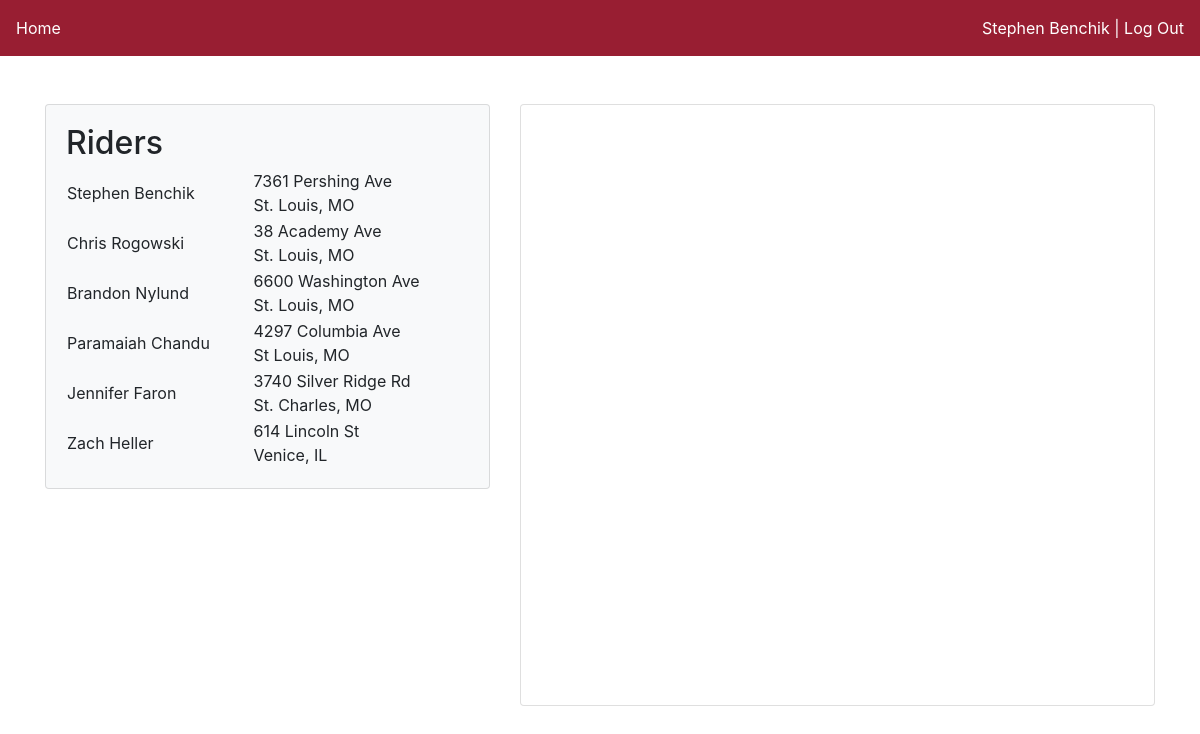
Screenshot of /map (signed in) with the database file from the repository.
### app/models.py (models this page shows, shortened)
class User(UserMixin, db.Model):
    first_name = db.Column(db.String(120), nullable=False)
    last_name = db.Column(db.String(120), nullable=False, index=True)
    gender = db.Column(db.String(20), nullable=False, index=True)
    email = db.Column(db.String(120), unique=True, primary_key=True)
    contact_number = db.Column(db.String(10))
    password_hash = db.Column(db.String(128))
    home_address = db.Column(db.String(120), index=True)
    home_city = db.Column(db.String(120), index=True)
    home_state = db.Column(db.String(2), index=True)
    work_address = db.Column(db.String(120), index=True)
    work_city = db.Column(db.String(120), index=True)
    work_state = db.Column(db.String(2), index=True)
    gender_preferred = db.Column(db.String(20), index=True)
    signup_status = db.Column(db.String(20), index=True)
    car = db.relationship('Car', uselist=False, backref='owner')
    status = db.relationship('Daily_status', uselist=False, backref='employee')

### app/routes.py (the view)
@app.route('/')
@app.route('/index')
@app.route('/map')
@login_required
def map():
    return render_template('mapView.html', users=User.query.all())

### app/models.py (called while the page is built)
@login.user_loader
def load_user(id):
    return User.query.get(id)

### app/templates/mapView.html (shortened to what this page needs)
<!DOCTYPE html>
<html>
<head>
	<link rel="stylesheet" type="text/css" href="css/mapStyles.css">
	<link rel="stylesheet" type="text/css" href="bootstrap/css/bootstrap.min.css">
</head>
<body>
	<nav class="navbar">
		<a href="#" class="navbar-text">Home</a>
		<span class="navbar-text">
			<a href="{{ url_for('edit_settings')}}">{{ current_user.first_name}} {{current_user.last_name}}</a> |
			<a href="{{ url_for('logout') }}"> Log Out</a>
		</span>
	</nav>
	<div class="container">
		<div class="row">
			<div class="col-5">
				<div class="card card-body bg-light">
						<h2>Riders</h2>
					<table class="table-borderless table-hover">
						<tbody>
							{% for user in users %}
							<TR>
								<td>
									{{ user.first_name}} {{ user.last_name }}
								</td>
								<td>
									{{user.home_address}}<br>{{user.home_city}}, {{user.home_state}}
								</td>
							</TR>
							{% endfor %}
						</tbody>
					</table>
				</div>
			</div>
			<div class="col">
				<div class="card card-light">
					<div id="googleMap"></div>
				</div>
			</div>
		</div>
	</div>
</body>
</html>

### app/static/css/mapStyles.css (style rules this page uses)
html, body { height: 100%; margin: 0; background: url('../img/traffic.png'); background-attachment: fixed; }
.navbar { padding: .625rem; margin-bottom: 3rem; background-color: #981E32; }
.navbar .navbar-text { color: white; }
.navbar .navbar-text a { color:white !important; }
#googleMap { width: 100%; height: 37.5rem; float: right; }

### rows the page displays
User: first_name "Stephen", last_name "Benchik", home_address "7361 Pershing Ave", home_city "St. Louis", home_state "MO"
User: first_name "Chris", last_name "Rogowski", home_address "38 Academy Ave", home_city "St. Louis", home_state "MO"
User: first_name "Brandon", last_name "Nylund", home_address "6600 Washington Ave", home_city "St. Louis", home_state "MO"
User: first_name "Paramaiah", last_name "Chandu", home_address "4297 Columbia Ave", home_city "St Louis", home_state "MO"
User: first_name "Jennifer", last_name "Faron", home_address "3740 Silver Ridge Rd", home_city "St. Charles", home_state "MO"
User: first_name "Zach", last_name "Heller", home_address "614 Lincoln St", home_city "Venice", home_state "IL"
